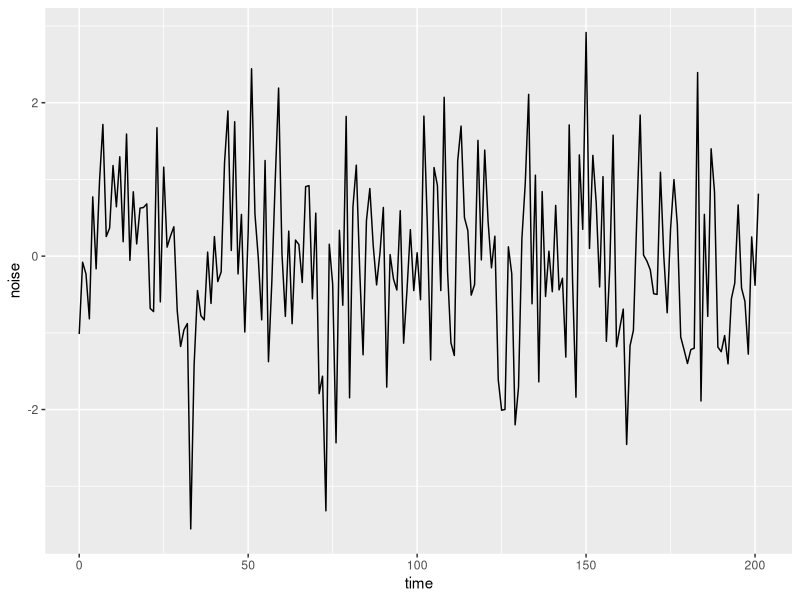
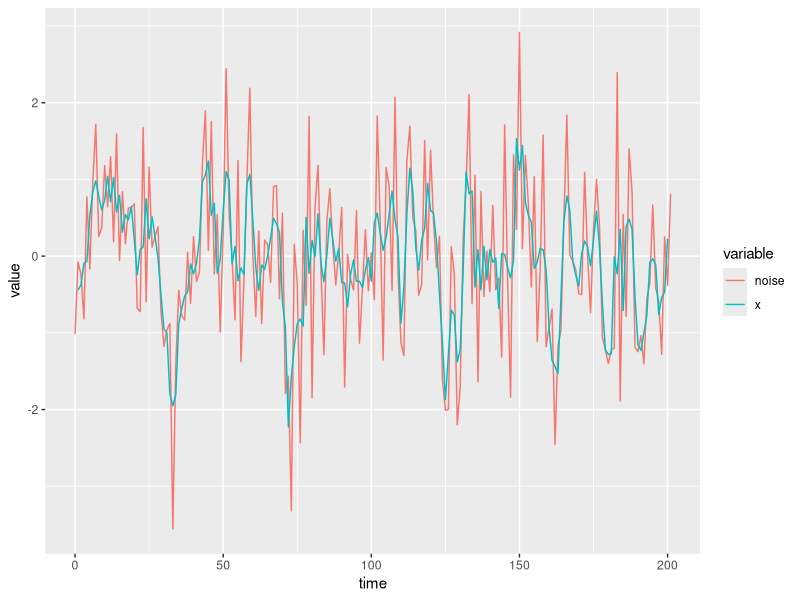
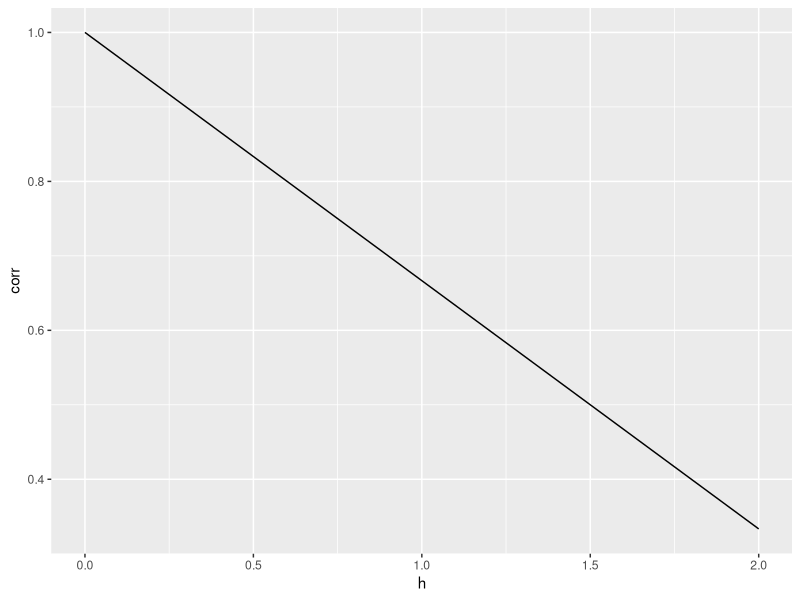

These charts were generated, in order, by the following R code:
## ---- chunk 1
library(tidyverse)
library(reshape2)
library(ggplot2)
## ---- chunk 2
# generating and plotting random noise
set.seed(17)
z <- rnorm(202, mean = 0, sd = 1)

# create a dataframe with z and t
data <- data.frame(time = 0:201, noise = z)

data %>%
  ggplot(aes(x = time, y = noise)) + geom_line()
## ---- chunk 3
x <- rep(NA, 202)
for (t in 2:201){
  x[t] <- (1/3)*(z[t-1]+z[t]+z[t+1])
}

data['x'] <- x

data_melted <- melt(data, id.vars = 'time')

# plotting noise and x on same graph
ggplot(data_melted, aes(x = time, y = value, color = variable)) +
  geom_line(na.rm = T)
## ---- chunk 4
h <- 0:2
corr <- c(1,2/3,1/3)

acf <- cbind(h,corr)

acf %>% ggplot(aes(x = h, y = corr)) + geom_line()
